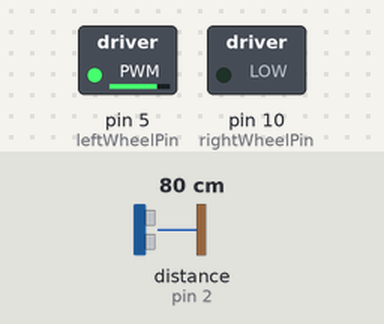
This sketch was run on a simulated Arduino Uno, built with avr-gcc and run on an emulated ATmega328P. Parts: switched loads named in the sketch (green lamp = pin HIGH). Wiring (inferred from the names in the program): ultrasonic range finder: trigger pin 3; echo pin 2. The test bench sets the inputs (shaded band); at power-on: distance to the obstacle (sensor on pin 2) 80 cm. The echo pulse lasts 58.3 µs per cm; pins used as bus, display or sensor lines are not drawn.

Above: at 1.2 s.
1.3 s: distance to the obstacle (sensor on pin 2) set to 56 cm
2.8 s: distance to the obstacle (sensor on pin 2) set to 47 cm
At 4.0 s:
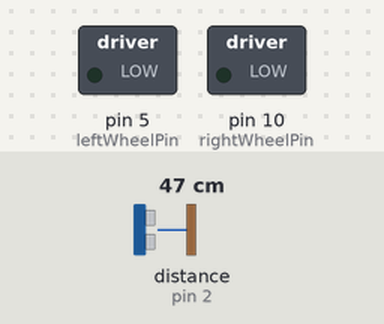
4.3 s: distance to the obstacle (sensor on pin 2) set to 60 cm
At 4.9 s:
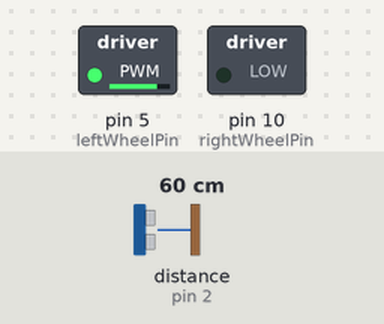
5.8 s: distance to the obstacle (sensor on pin 2) set to 2 cm
At 6.4 s:
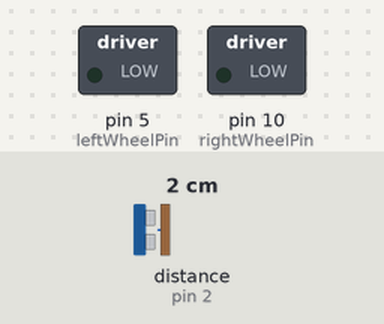
Timing chart, 0 to 8.3 s (numbered marks = the images above; inputs shaded):
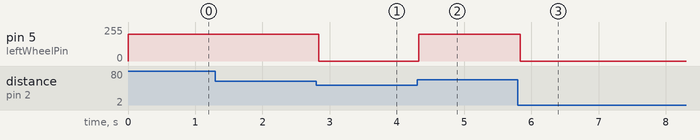

The sketch:

ard_project_main.ino
```cpp
#include "robot.h"
#include "SelfDrivingRobot.cpp"

SelfDrivingRobot robotBrain;

void setup() {
}

void loop() {
  // robot logic SPA
  robotBrain.sense();
  robotBrain.plan();
  robotBrain.act();
  delay(50);
}
```

SelfDrivingRobot.cpp
```cpp
using namespace std;
#include "robot.h"

class SelfDrivingRobot {
public:
  Robot robot;
  int leftWheelSpeed = 0;
  int rightWheelSpeed = 0;
  int frontDistance = 0;


  void sense() {
    frontDistance = robot.getUltrasonicSensor();
  };

  void plan() {
    if (frontDistance > 50) {
      leftWheelSpeed = 100;
      rightWheelSpeed = 100;
    } else {
      leftWheelSpeed = 0;
      rightWheelSpeed = 0;
    }
  };
  void act() {
    robot.setLeftSpeed(leftWheelSpeed);
    // robot.setRightSpeed(rightWheelSpeed);
  };
};
```

robot.cpp
```cpp
#include "robot.h"

Robot ::Robot() {
  leftSpeed = 0;
  rightSpeed = 0;

  // set pins
  leftWheelPin = 5;
  rightWheelPin = 10;
  ultrasonicEchoPin = 2;
  ultrasonicTriggerPin = 3;

  //set connections for wheels, lasers etc.
  pinMode(leftWheelPin, OUTPUT);
  pinMode(rightWheelPin, OUTPUT);

  // ultrasonic
  pinMode(ultrasonicTriggerPin, OUTPUT);
  pinMode(ultrasonicEchoPin, INPUT);
};


void Robot ::setLeftSpeed(int speed) {
  if (speed <= 100 && speed >= -100) {
    leftSpeed = (255 / 100) * speed;  // 5 is the max output
    analogWrite(leftWheelPin, leftSpeed);
  }
};

void Robot ::setRightSpeed(int speed) {
  if (speed < 100 && speed > -100) {
    rightSpeed = (255 / 100) * speed;  // 5 is the max output
    analogWrite(rightWheelPin, rightSpeed);
  }
};
float Robot ::getUltrasonicSensor() {
  // Clears the trigPin condition
  digitalWrite(ultrasonicTriggerPin, LOW);
  delayMicroseconds(2);
  // Sets the trigPin HIGH (ACTIVE) for 10 microseconds
  digitalWrite(ultrasonicTriggerPin, HIGH);
  delayMicroseconds(10);
  digitalWrite(ultrasonicTriggerPin, LOW);
  // Reads the echoPin, returns the sound wave travel time in microseconds
  float duration = pulseIn(ultrasonicEchoPin, HIGH);
  // Calculating the distance
  float distance = duration * 0.034 / 2;  // Speed of sound wave divided by 2 (go and back)
  return distance;
};
```

robot.h
```cpp
#ifndef ROBOT_H
#define ROBOT_H
#include <Arduino.h>
using namespace std;

class Robot {
private:
  // set pins
  int leftWheelPin;
  int rightWheelPin;
  int ultrasonicTriggerPin;
  int ultrasonicEchoPin;
  //set wheel output variables
  float leftWheelOutput;
  float rightWheelOutput;

public:
  int leftSpeed;
  int rightSpeed;

  Robot();  // constructor

  void setLeftSpeed(int speed);
  void setRightSpeed(int speed);
  float getUltrasonicSensor();
};

#endif
```

Measured:
- the behaviour switches between 52 and 51 cm on distance to the obstacle (sensor on pin 2) (found by bisection; images 0 and 1)
- after the input at 1.3 s, every drawn part: stays the same
- after the input at 2.8 s, pin 5 (leftWheelPin): 200/255 → 0/255 at once
- after the input at 4.3 s, pin 5 (leftWheelPin): 0/255 → 200/255 at once
- after the input at 5.8 s, pin 5 (leftWheelPin): 200/255 → 0/255 at once
